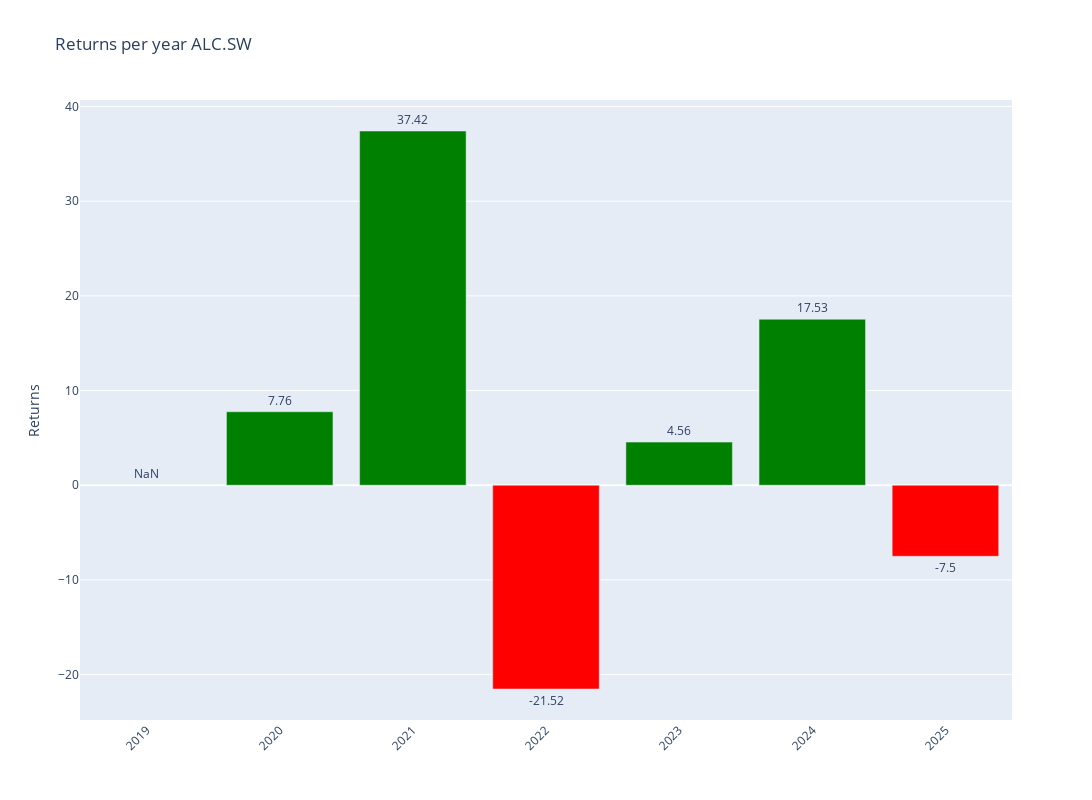

The code cell stored with this chart in its notebook:
### Code cell
# Plotly
fig = make_subplots()

# Add colors
colors = ['green' if x >= 0 else 'red' for x in annual_data['Return']]

# Graph (1,1)
fig.add_trace(go.Bar(y=annual_data['Return'],x=annual_data['Return'].index,text=round(annual_data['Return'],2),textposition='outside',marker_color=colors,hoverinfo='skip'),row=1,col=1)

# Update xaxis properties
fig.update_yaxes(title_text="Returns", row=1, col=1)

fig.update_layout(xaxis=dict(tickvals=annual_data.index,tickangle=-45),height=800, width=1300,title=f"Returns per year {ticker}")

fig.show()

### Figure 1 — Plotly figure (JSON) as saved in the notebook; plotly's stock layout.template omitted (floating-point values rounded to 4 significant figures)
{"data": [{"hoverinfo": "skip", "marker": {"color": ["red", "green", "green", "red", "green", "green", "red"]}, "text": [NaN, 7.76, 37.42, -21.52, 4.56, 17.53, -7.5], "textposition": "outside", "type": "bar", "x": [2019, 2020, 2021, 2022, 2023, 2024, 2025], "xaxis": "x", "y": [NaN, 7.763, 37.42, -21.52, 4.557, 17.53, -7.505], "yaxis": "y"}], "layout": {"height": 800, "title": {"text": "Returns per year ALC.SW"}, "width": 1300, "xaxis": {"anchor": "y", "domain": [0, 1], "tickangle": -45, "tickvals": [2019, 2020, 2021, 2022, 2023, 2024, 2025]}, "yaxis": {"anchor": "x", "domain": [0, 1], "title": {"text": "Returns"}}}}
